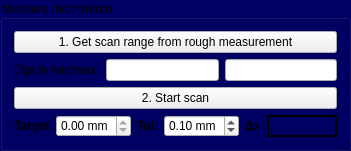
                 <widget class="QGroupBox" name="groupBox_5">
                  <property name="font">
                   <font>
                    <weight>50</weight>
                    <bold>false</bold>
                   </font>
                  </property>
                  <property name="styleSheet">
                   <string notr="true">QGroupBox{ background-color: rgb(0, 0, 100);}
QLabel{ background-color: rgba(0,0,0,0%);}
#QPushButton{ background-color: rgb(255, 255, 255);}</string>
                  </property>
                  <property name="title">
                   <string>Measure momentum:</string>
                  </property>
                  <layout class="QVBoxLayout" name="verticalLayout_5">
                   <item>
                    <widget class="QPushButton" name="pushButton_fineGetCurrentRange_2">
                     <property name="text">
                      <string>1. Get scan range from rough measurement</string>
                     </property>
                     <property name="checked">
                      <bool>false</bool>
                     </property>
                    </widget>
                   </item>
                   <item>
                    <layout class="QHBoxLayout" name="horizontalLayout_12">
                     <item>
                      <widget class="QLabel" name="label_9">
                       <property name="text">
                        <string>Dipole min/max:</string>
                       </property>
                      </widget>
                     </item>
                     <item>
                      <widget class="QLineEdit" name="lineEdit_fineCurrentMin"/>
                     </item>
                     <item>
                      <widget class="QLineEdit" name="lineEdit_fineCurrentMax"/>
                     </item>
                    </layout>
                   </item>
                   <item>
                    <widget class="QPushButton" name="pushButton_fineCentreC2VCurrent">
                     <property name="text">
                      <string>2. Start scan</string>
                     </property>
                     <property name="checked">
                      <bool>false</bool>
                     </property>
                    </widget>
                   </item>
                   <item>
                    <layout class="QHBoxLayout" name="horizontalLayout_14">
                     <item>
                      <widget class="QLabel" name="label_19">
                       <property name="font">
                        <font>
                         <weight>75</weight>
                         <bold>true</bold>
                        </font>
                       </property>
                       <property name="text">
                        <string>Target</string>
                       </property>
                      </widget>
                     </item>
                     <item>
                      <widget class="QDoubleSpinBox" name="doubleSpinBox_x_3">
                       <property name="maximumSize">
                        <size>
                         <width>75</width>
                         <height>16777215</height>
                        </size>
                       </property>
                       <property name="readOnly">
                        <bool>true</bool>
                       </property>
                       <property name="suffix">
                        <string> mm</string>
                       </property>
                       <property name="minimum">
                        <double>-100.000000000000000</double>
                       </property>
                       <property name="maximum">
                        <double>100.000000000000000</double>
                       </property>
                       <property name="singleStep">
                        <double>0.100000000000000</double>
                       </property>
                       <property name="value">
                        <double>0.000000000000000</double>
                       </property>
                      </widget>
                     </item>
                     <item>
                      <widget class="QLabel" name="label_18">
                       <property name="font">
                        <font>
                         <weight>75</weight>
                         <bold>true</bold>
                        </font>
                       </property>
                       <property name="text">
                        <string>Tol.</string>
                       </property>
                      </widget>
                     </item>
                     <item>
                      <widget class="QDoubleSpinBox" name="doubleSpinBox_tol_3">
                       <property name="maximumSize">
                        <size>
                         <width>75</width>
                         <height>16777215</height>
                        </size>
                       </property>
                       <property name="suffix">
                        <string> mm</string>
                       </property>
                       <property name="singleStep">
                        <double>0.100000000000000</double>
                       </property>
                       <property name="value">
                        <double>0.100000000000000</double>
                       </property>
                      </widget>
                     </item>
                     <item>
                      <widget class="QLabel" name="label_22">
                       <property name="font">
                        <font>
                         <weight>75</weight>
                         <bold>true</bold>
                        </font>
                       </property>
                       <property name="text">
                        <string>Δx</string>
                       </property>
                      </widget>
                     </item>
                     <item>
                      <widget class="QLabel" name="label_H_3">
                       <property name="minimumSize">
                        <size>
                         <width>70</width>
                         <height>0</height>
                        </size>
                       </property>
                       <property name="layoutDirection">
                        <enum>Qt::LeftToRight</enum>
                       </property>
                       <property name="frameShape">
                        <enum>QFrame::WinPanel</enum>
                       </property>
                       <property name="text">
                        <string/>
                       </property>
                       <property name="alignment">
                        <set>Qt::AlignLeading|Qt::AlignLeft|Qt::AlignVCenter</set>
                       </property>
                      </widget>
                     </item>
                    </layout>
                   </item>
                  </layout>
                 </widget>
